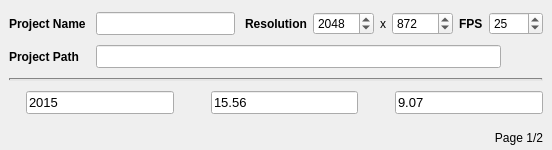
<?xml version="1.0" encoding="UTF-8"?>
<ui version="4.0">
 <class>wgSettings_2</class>
 <widget class="QWidget" name="wgSettings_2">
  <property name="geometry">
   <rect>
    <x>0</x>
    <y>0</y>
    <width>552</width>
    <height>150</height>
   </rect>
  </property>
  <property name="windowTitle">
   <string>Form</string>
  </property>
  <property name="styleSheet">
   <string notr="true"/>
  </property>
  <layout class="QVBoxLayout" name="verticalLayout_3">
   <property name="spacing">
    <number>0</number>
   </property>
   <property name="margin">
    <number>0</number>
   </property>
   <item>
    <widget class="QStackedWidget" name="stackedWidget">
     <property name="layoutDirection">
      <enum>Qt::LeftToRight</enum>
     </property>
     <property name="frameShape">
      <enum>QFrame::NoFrame</enum>
     </property>
     <property name="currentIndex">
      <number>0</number>
     </property>
     <widget class="QWidget" name="page">
      <layout class="QVBoxLayout" name="verticalLayout">
       <property name="topMargin">
        <number>12</number>
       </property>
       <property name="bottomMargin">
        <number>0</number>
       </property>
       <item>
        <layout class="QVBoxLayout" name="verticalLayout_5">
         <property name="spacing">
          <number>10</number>
         </property>
         <property name="topMargin">
          <number>0</number>
         </property>
         <property name="rightMargin">
          <number>0</number>
         </property>
         <property name="bottomMargin">
          <number>0</number>
         </property>
         <item>
          <layout class="QFormLayout" name="formLayout">
           <property name="fieldGrowthPolicy">
            <enum>QFormLayout::AllNonFixedFieldsGrow</enum>
           </property>
           <item row="0" column="0">
            <widget class="QLabel" name="label_2">
             <property name="font">
              <font>
               <weight>75</weight>
               <bold>true</bold>
              </font>
             </property>
             <property name="text">
              <string>Project Name</string>
             </property>
            </widget>
           </item>
           <item row="0" column="1">
            <layout class="QHBoxLayout" name="horizontalLayout">
             <property name="bottomMargin">
              <number>0</number>
             </property>
             <item>
              <widget class="QLineEdit" name="edtProjectName_settings">
               <property name="font">
                <font>
                 <pointsize>10</pointsize>
                </font>
               </property>
               <property name="maxLength">
                <number>36</number>
               </property>
              </widget>
             </item>
             <item>
              <layout class="QHBoxLayout" name="horizontalLayout_8">
               <property name="spacing">
                <number>6</number>
               </property>
               <item>
                <layout class="QHBoxLayout" name="horizontalLayout_2"/>
               </item>
               <item>
                <widget class="QLabel" name="label_9">
                 <property name="font">
                  <font>
                   <weight>75</weight>
                   <bold>true</bold>
                  </font>
                 </property>
                 <property name="text">
                  <string>Resolution</string>
                 </property>
                </widget>
               </item>
               <item>
                <widget class="QSpinBox" name="spnResolutionX_settings">
                 <property name="maximum">
                  <number>30000</number>
                 </property>
                 <property name="value">
                  <number>2048</number>
                 </property>
                </widget>
               </item>
               <item>
                <widget class="QLabel" name="label_11">
                 <property name="maximumSize">
                  <size>
                   <width>16777215</width>
                   <height>16777215</height>
                  </size>
                 </property>
                 <property name="text">
                  <string>x</string>
                 </property>
                 <property name="alignment">
                  <set>Qt::AlignCenter</set>
                 </property>
                </widget>
               </item>
               <item>
                <widget class="QSpinBox" name="spnResolutionY_settings">
                 <property name="suffix">
                  <string/>
                 </property>
                 <property name="prefix">
                  <string/>
                 </property>
                 <property name="maximum">
                  <number>30000</number>
                 </property>
                 <property name="value">
                  <number>872</number>
                 </property>
                </widget>
               </item>
               <item>
                <widget class="QLabel" name="label_8">
                 <property name="font">
                  <font>
                   <weight>75</weight>
                   <bold>true</bold>
                  </font>
                 </property>
                 <property name="text">
                  <string>FPS</string>
                 </property>
                </widget>
               </item>
               <item>
                <widget class="QSpinBox" name="spnFps_settings">
                 <property name="maximum">
                  <number>1000</number>
                 </property>
                 <property name="value">
                  <number>25</number>
                 </property>
                </widget>
               </item>
              </layout>
             </item>
            </layout>
           </item>
           <item row="1" column="0">
            <widget class="QLabel" name="label_3">
             <property name="font">
              <font>
               <weight>75</weight>
               <bold>true</bold>
              </font>
             </property>
             <property name="text">
              <string>Project Path</string>
             </property>
            </widget>
           </item>
           <item row="1" column="1">
            <layout class="QHBoxLayout" name="horizontalLayout_3">
             <property name="spacing">
              <number>2</number>
             </property>
             <item>
              <widget class="QLineEdit" name="edtProjectPath_settings">
               <property name="font">
                <font>
                 <pointsize>10</pointsize>
                </font>
               </property>
              </widget>
             </item>
             <item>
              <widget class="QPushButton" name="btnOpenProjectPath_settings">
               <property name="text">
                <string/>
               </property>
               <property name="icon">
                <iconset resource="../../../../img/img.qrc">
                 <normaloff>:/btn/btn/btnFolderSearchGet48.png</normaloff>:/btn/btn/btnFolderSearchGet48.png</iconset>
               </property>
               <property name="iconSize">
                <size>
                 <width>20</width>
                 <height>20</height>
                </size>
               </property>
               <property name="flat">
                <bool>true</bool>
               </property>
              </widget>
             </item>
            </layout>
           </item>
          </layout>
         </item>
         <item>
          <widget class="Line" name="line">
           <property name="styleSheet">
            <string notr="true">background-color: rgb(200, 200, 200);</string>
           </property>
           <property name="lineWidth">
            <number>2</number>
           </property>
           <property name="orientation">
            <enum>Qt::Horizontal</enum>
           </property>
          </widget>
         </item>
         <item>
          <layout class="QGridLayout" name="gridLayout" rowstretch="0">
           <property name="horizontalSpacing">
            <number>20</number>
           </property>
           <property name="bottomMargin">
            <number>0</number>
           </property>
           <item row="0" column="2">
            <layout class="QFormLayout" name="formLayout_3">
             <property name="horizontalSpacing">
              <number>10</number>
             </property>
             <property name="rightMargin">
              <number>0</number>
             </property>
             <item row="0" column="0">
              <widget class="QLabel" name="lblSoftwareImgNuke_settings">
               <property name="maximumSize">
                <size>
                 <width>24</width>
                 <height>24</height>
                </size>
               </property>
               <property name="font">
                <font>
                 <weight>75</weight>
                 <bold>true</bold>
                </font>
               </property>
               <property name="toolTip">
                <string>Nuke</string>
               </property>
               <property name="text">
                <string/>
               </property>
               <property name="pixmap">
                <pixmap resource="../../../../img/img.qrc">:/program/program/nuke.png</pixmap>
               </property>
               <property name="scaledContents">
                <bool>true</bool>
               </property>
              </widget>
             </item>
             <item row="0" column="1">
              <widget class="QLineEdit" name="edtNukeVersion_settings">
               <property name="font">
                <font>
                 <pointsize>10</pointsize>
                </font>
               </property>
               <property name="toolTip">
                <string>Nuke Version</string>
               </property>
               <property name="text">
                <string>9.07</string>
               </property>
              </widget>
             </item>
            </layout>
           </item>
           <item row="0" column="0">
            <layout class="QFormLayout" name="formLayout_2">
             <property name="horizontalSpacing">
              <number>10</number>
             </property>
             <property name="verticalSpacing">
              <number>10</number>
             </property>
             <property name="bottomMargin">
              <number>0</number>
             </property>
             <item row="0" column="0">
              <widget class="QLabel" name="lblSoftwareImgMaya_settings">
               <property name="maximumSize">
                <size>
                 <width>24</width>
                 <height>24</height>
                </size>
               </property>
               <property name="font">
                <font>
                 <weight>75</weight>
                 <bold>true</bold>
                </font>
               </property>
               <property name="toolTip">
                <string>Maya</string>
               </property>
               <property name="text">
                <string/>
               </property>
               <property name="pixmap">
                <pixmap resource="../../../../img/img.qrc">:/program/program/maya.png</pixmap>
               </property>
               <property name="scaledContents">
                <bool>true</bool>
               </property>
              </widget>
             </item>
             <item row="0" column="1">
              <widget class="QLineEdit" name="edtMayaVersion_settings">
               <property name="font">
                <font>
                 <pointsize>10</pointsize>
                </font>
               </property>
               <property name="toolTip">
                <string>Maya Version</string>
               </property>
               <property name="text">
                <string>2015</string>
               </property>
              </widget>
             </item>
            </layout>
           </item>
           <item row="0" column="1">
            <layout class="QFormLayout" name="formLayout_4">
             <property name="horizontalSpacing">
              <number>10</number>
             </property>
             <property name="rightMargin">
              <number>0</number>
             </property>
             <item row="0" column="0">
              <widget class="QLabel" name="lblSoftwareImgHoudini_settings">
               <property name="maximumSize">
                <size>
                 <width>24</width>
                 <height>24</height>
                </size>
               </property>
               <property name="font">
                <font>
                 <weight>75</weight>
                 <bold>true</bold>
                </font>
               </property>
               <property name="text">
                <string/>
               </property>
               <property name="pixmap">
                <pixmap resource="../../../../img/img.qrc">:/program/program/houdini.png</pixmap>
               </property>
               <property name="scaledContents">
                <bool>true</bool>
               </property>
              </widget>
             </item>
             <item row="0" column="1">
              <widget class="QLineEdit" name="edtHoudiniVersion_settings">
               <property name="font">
                <font>
                 <pointsize>10</pointsize>
                </font>
               </property>
               <property name="toolTip">
                <string>Houdini Version</string>
               </property>
               <property name="text">
                <string>15.56</string>
               </property>
              </widget>
             </item>
            </layout>
           </item>
          </layout>
         </item>
         <item>
          <widget class="QLabel" name="lblPage_settings">
           <property name="text">
            <string>Page 1/2</string>
           </property>
           <property name="alignment">
            <set>Qt::AlignRight|Qt::AlignTrailing|Qt::AlignVCenter</set>
           </property>
          </widget>
         </item>
        </layout>
       </item>
      </layout>
     </widget>
     <widget class="QWidget" name="page_3"/>
     <widget class="QWidget" name="page_2"/>
    </widget>
   </item>
  </layout>
 </widget>
 <resources>
  <include location="../../../../img/img.qrc"/>
  <include location="../../../../img/img.qrc"/>
 </resources>
 <connections/>
</ui>
